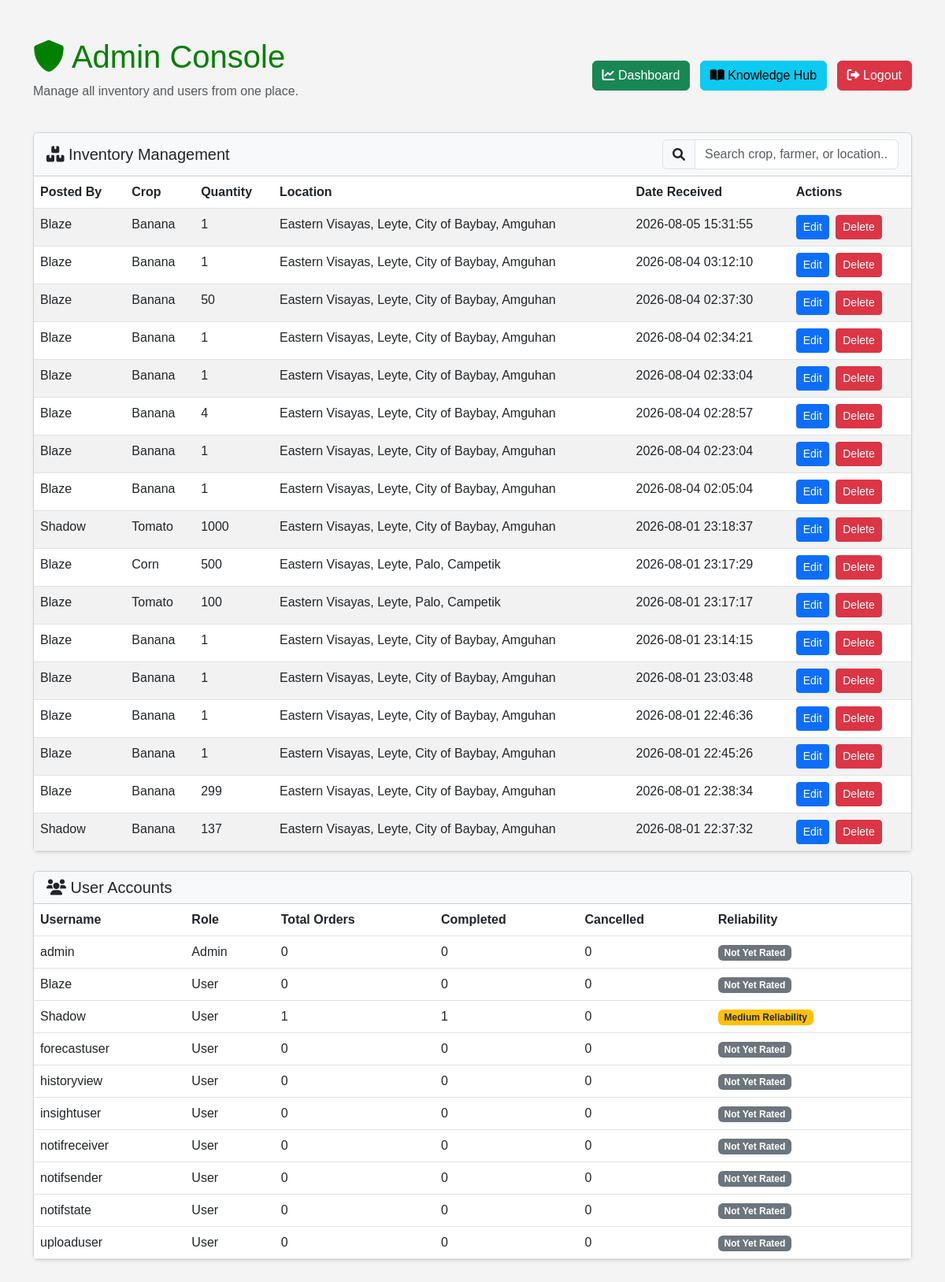
The page /admin (signed in) on the database its author committed.
### tables this page shows
CREATE TABLE inventory(
        id INTEGER PRIMARY KEY AUTOINCREMENT,
        crop_name TEXT,
        quantity INTEGER,
        farmer TEXT,
        date_received TEXT,
        location TEXT
    , source TEXT DEFAULT 'harvest');

CREATE TABLE users(
        id INTEGER PRIMARY KEY AUTOINCREMENT,
        username TEXT UNIQUE,
        password TEXT,
        role TEXT DEFAULT 'user',
        location TEXT
    , reliability_score REAL DEFAULT NULL, reliability_status TEXT DEFAULT 'Not Yet Rated', completed_transactions INTEGER DEFAULT 0, cancelled_transactions INTEGER DEFAULT 0, total_transactions INTEGER DEFAULT 0);

### app.py (the view)
@app.route("/admin")
def admin():
    if "user" not in session:
        return redirect("/login")
    if session.get("role") != "admin":
        flash("Admin access required")
        return redirect("/dashboard")
    conn = get_db()
    cur = conn.cursor()
    cur.execute("SELECT * FROM inventory ORDER BY date_received DESC")
    inventory = cur.fetchall()
    cur.execute("SELECT username, role, reliability_status, completed_transactions, cancelled_transactions, total_transactions FROM users ORDER BY role, username")
    users = cur.fetchall()
    conn.close()
    return render_template("admin.html", inventory=inventory, users=users)

### app.py (called while the page is built)
def get_db():
    conn = sqlite3.connect(DB_PATH, timeout=30, isolation_level=None)
    conn.row_factory = sqlite3.Row
    conn.execute("PRAGMA busy_timeout = 30000")
    try:
        conn.execute("PRAGMA journal_mode = DELETE")
    except sqlite3.OperationalError:
        pass
    return conn

### templates/admin.html (shortened to what this page needs)
<!DOCTYPE html>
<html lang="en">
<head>
    <link href="https://cdn.jsdelivr.net/npm/bootstrap@5.3.0/dist/css/bootstrap.min.css" rel="stylesheet">
    <link href="https://cdnjs.cloudflare.com/ajax/libs/font-awesome/6.0.0/css/all.min.css" rel="stylesheet">
    <link rel="stylesheet" href="{{ url_for('static', filename='style.css') }}">
</head>
<body>
    <div class="container py-5">
        <div class="d-flex justify-content-between align-items-center mb-4">
            <div>
                <h1><i class="fas fa-shield-alt"></i> Admin Console</h1>
                <p class="text-muted">Manage all inventory and users from one place.</p>
            </div>
            <div>
                <a href="/dashboard" class="btn btn-success me-2"><i class="fas fa-chart-line"></i> Dashboard</a>
                <a href="/admin/knowledge" class="btn btn-info me-2"><i class="fas fa-book-open"></i> Knowledge Hub</a>
                <a href="/logout" class="btn btn-danger"><i class="fas fa-sign-out-alt"></i> Logout</a>
            </div>
        </div>
        <div class="card mb-4 shadow-sm">
            <div class="card-header bg-light">
                <div class="d-flex justify-content-between align-items-center">
                    <h5 class="mb-0"><i class="fas fa-boxes"></i> Inventory Management</h5>
                    <div style="width: 300px;">
                        <div class="input-group">
                            <span class="input-group-text"><i class="fas fa-search"></i></span>
                            <input type="text" id="inventory-search" class="form-control" placeholder="Search crop, farmer, or location...">
                        </div>
                    </div>
                </div>
            </div>
            <div class="card-body p-0">
                <div class="table-responsive">
                    <table class="table table-striped mb-0" id="inventory-table">
                        <thead>
                            <tr>
                                <th>Posted By</th>
                                <th>Crop</th>
                                <th>Quantity</th>
                                <th>Location</th>
                                <th>Date Received</th>
                                <th>Actions</th>
                            </tr>
                        </thead>
                        <tbody id="inventory-body">
                            {% for item in inventory %}
                            <tr class="inventory-row" data-farmer="{{ item['farmer'].lower() }}" data-crop="{{ item['crop_name'].lower() }}" data-location="{{ (item['location'] or '').lower() }}">
                                <td>{{ item['farmer'] }}</td>
                                <td>{{ item['crop_name'] }}</td>
                                <td>{{ item['quantity'] }}</td>
                                <td>{{ item['location'] or '-' }}</td>
                                <td>{{ item['date_received'][:19] }}</td>
                                <td>
                                    <a href="/inventory/edit/{{ item['id'] }}" class="btn btn-sm btn-primary me-1">Edit</a>
                                    <a href="/inventory/delete/{{ item['id'] }}" class="btn btn-sm btn-danger">Delete</a>
                                </td>
                            </tr>
                            {% endfor %}
                        </tbody>
                    </table>
                </div>
            </div>
        </div>
        <div class="card shadow-sm">
            <div class="card-header bg-light">
                <h5 class="mb-0"><i class="fas fa-users"></i> User Accounts</h5>
            </div>
            <div class="card-body p-0">
                <div class="table-responsive">
                    <table class="table table-hover mb-0">
                        <thead>
                            <tr>
                                <th>Username</th>
                                <th>Role</th>
                                <th>Total Orders</th>
                                <th>Completed</th>
                                <th>Cancelled</th>
                                <th>Reliability</th>
                            </tr>
                        </thead>
                        <tbody>
                            {% for user in users %}
                            <tr>
                                <td>{{ user['username'] }}</td>
                                <td class="text-capitalize">{{ user['role'] }}</td>
                                <td>{{ user['total_transactions'] or 0 }}</td>
                                <td>{{ user['completed_transactions'] or 0 }}</td>
                                <td>{{ user['cancelled_transactions'] or 0 }}</td>
                                <td>{% if user['reliability_status'] == 'High Reliability' %}<span class="badge bg-success">High Reliability</span>{% elif user['reliability_status'] == 'Medium Reliability' %}<span class="badge bg-warning text-dark">Medium Reliability</span>{% elif user['reliability_status'] == 'Low Reliability' %}<span class="badge bg-danger">Low Reliability</span>{% else %}<span class="badge bg-secondary">Not Yet Rated</span>{% endif %}</td>
                            </tr>
                            {% endfor %}
                        </tbody>
                    </table>
                </div>
            </div>
        </div>
    </div>
</body>
</html>

### static/style.css (style rules this page uses)
body { font-family: Arial, sans-serif; background: #f4f4f4; }
h1, h2 { color: green; }

### rows shown on the page
inventory: farmer "Blaze", crop_name "Banana", quantity "1", location "Eastern Visayas, Leyte, City of Baybay, Amguhan", date_received "2026-08-05 15:31:55"
inventory: farmer "Blaze", crop_name "Banana", quantity "1", location "Eastern Visayas, Leyte, City of Baybay, Amguhan", date_received "2026-08-04 03:12:10"
inventory: farmer "Blaze", crop_name "Banana", quantity "50", location "Eastern Visayas, Leyte, City of Baybay, Amguhan", date_received "2026-08-04 02:37:30"
inventory: farmer "Blaze", crop_name "Banana", quantity "1", location "Eastern Visayas, Leyte, City of Baybay, Amguhan", date_received "2026-08-04 02:34:21"
inventory: farmer "Blaze", crop_name "Banana", quantity "1", location "Eastern Visayas, Leyte, City of Baybay, Amguhan", date_received "2026-08-04 02:33:04"
inventory: farmer "Blaze", crop_name "Banana", quantity "4", location "Eastern Visayas, Leyte, City of Baybay, Amguhan", date_received "2026-08-04 02:28:57"
inventory: farmer "Blaze", crop_name "Banana", quantity "1", location "Eastern Visayas, Leyte, City of Baybay, Amguhan", date_received "2026-08-04 02:23:04"
inventory: farmer "Blaze", crop_name "Banana", quantity "1", location "Eastern Visayas, Leyte, City of Baybay, Amguhan", date_received "2026-08-04 02:05:04"
inventory: farmer "Shadow", crop_name "Tomato", quantity "1000", location "Eastern Visayas, Leyte, City of Baybay, Amguhan", date_received "2026-08-01 23:18:37"
inventory: farmer "Blaze", crop_name "Corn", quantity "500", location "Eastern Visayas, Leyte, Palo, Campetik", date_received "2026-08-01 23:17:29"
inventory: farmer "Blaze", crop_name "Tomato", quantity "100", location "Eastern Visayas, Leyte, Palo, Campetik", date_received "2026-08-01 23:17:17"
inventory: farmer "Blaze", crop_name "Banana", quantity "1", location "Eastern Visayas, Leyte, City of Baybay, Amguhan", date_received "2026-08-01 23:14:15"
inventory: farmer "Blaze", crop_name "Banana", quantity "1", location "Eastern Visayas, Leyte, City of Baybay, Amguhan", date_received "2026-08-01 23:03:48"
inventory: farmer "Blaze", crop_name "Banana", quantity "1", location "Eastern Visayas, Leyte, City of Baybay, Amguhan", date_received "2026-08-01 22:46:36"
inventory: farmer "Blaze", crop_name "Banana", quantity "1", location "Eastern Visayas, Leyte, City of Baybay, Amguhan", date_received "2026-08-01 22:45:26"
inventory: farmer "Blaze", crop_name "Banana", quantity "299", location "Eastern Visayas, Leyte, City of Baybay, Amguhan", date_received "2026-08-01 22:38:34"
inventory: farmer "Shadow", crop_name "Banana", quantity "137", location "Eastern Visayas, Leyte, City of Baybay, Amguhan", date_received "2026-08-01 22:37:32"
users: username "admin", role "Admin", total_transactions "0", completed_transactions "0", cancelled_transactions "0", reliability_status "Not Yet Rated"
users: username "Blaze", role "User", total_transactions "0", completed_transactions "0", cancelled_transactions "0", reliability_status "Not Yet Rated"
users: username "Shadow", role "User", total_transactions "1", completed_transactions "1", cancelled_transactions "0", shows "Medium Reliability"
users: username "forecastuser", role "User", total_transactions "0", completed_transactions "0", cancelled_transactions "0", reliability_status "Not Yet Rated"
users: username "historyview", role "User", total_transactions "0", completed_transactions "0", cancelled_transactions "0", reliability_status "Not Yet Rated"
users: username "insightuser", role "User", total_transactions "0", completed_transactions "0", cancelled_transactions "0", reliability_status "Not Yet Rated"
users: username "notifreceiver", role "User", total_transactions "0", completed_transactions "0", cancelled_transactions "0", reliability_status "Not Yet Rated"
users: username "notifsender", role "User", total_transactions "0", completed_transactions "0", cancelled_transactions "0", reliability_status "Not Yet Rated"
users: username "notifstate", role "User", total_transactions "0", completed_transactions "0", cancelled_transactions "0", reliability_status "Not Yet Rated"
users: username "uploaduser", role "User", total_transactions "0", completed_transactions "0", cancelled_transactions "0", reliability_status "Not Yet Rated"
